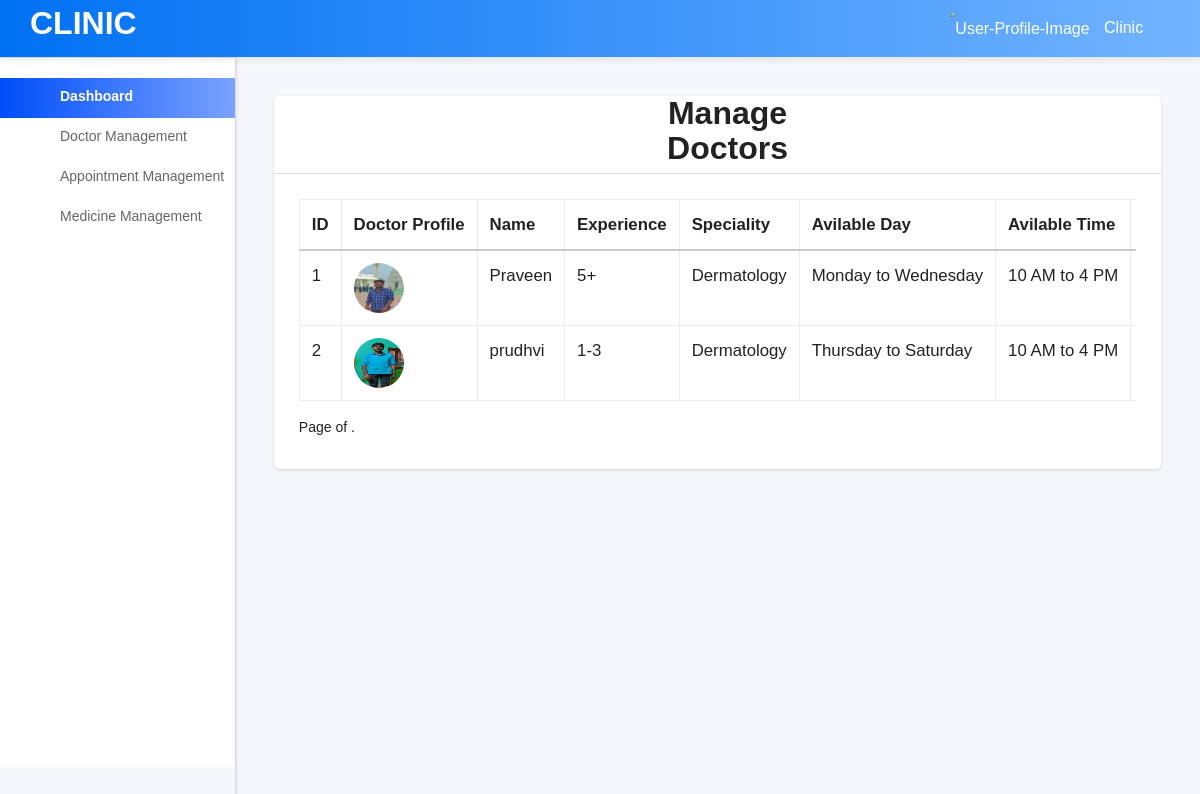
Screenshot of /clinic-managedoctor with the database file from the repository.
### userapp/models.py (models this page shows)
class Doctors(models.Model):
    doctor_id = models.AutoField(primary_key=True)
    full_name = models.CharField(max_length=100)
    experience = models.CharField(max_length=10)
    speciality = models.CharField(max_length=50)
    day_available = models.CharField(max_length=50)
    timings_available = models.CharField(max_length=50)
    doctor_status=models.CharField(help_text='doctor_status',max_length=50,null=True,default='pending')
    consultation_fee = models.DecimalField(max_digits=10, decimal_places=2)
    doctor_image = models.ImageField(upload_to='doctor/images')
    date = models.DateField(auto_now_add=True)
    class Meta:
        db_table = 'doctors_details'

### userapp/views.py (the view)
# urls.py: path('clinic-managedoctor',user_views.clinic_managedoctor,name='clinic_managedoctor'),
def clinic_managedoctor(request):
    doctors = Doctors.objects.all()
    return render(request,'user/clinic-managedoctor.html', {'doctors': doctors})

### assets/templates/user/clinic-managedoctor.html (shortened to what this page needs)
{% load static %}
<!DOCTYPE html>
<html lang="en">
<head>
    <link rel="stylesheet" type="text/css" href="{% static 'user/css/bootstrap/css/bootstrap.min.css' %}">
    <link rel="stylesheet" type="text/css" href="{% static 'user/icon/themify-icons/themify-icons.css' %}">
    <link rel="stylesheet" type="text/css" href="{% static 'user/icon/font-awesome/css/font-awesome.min.css' %}">
    <link rel="stylesheet" type="text/css" href="{% static 'user/icon/icofont/css/icofont.css' %}">
    <link rel="stylesheet" type="text/css" href="{% static 'user/css/style.css' %}">
    <link rel="stylesheet" type="text/css" href="{% static 'user/css/jquery.mCustomScrollbar.css' %}">
</head>
<body>
    <div id="pcoded" class="pcoded">
        <div class="pcoded-container navbar-wrapper">
    <nav class="navbar header-navbar pcoded-header">
        <div class="navbar-wrapper">
            <div class="navbar-logo">
                <a href="admindashboard.html">
                    <h2 style="margin-left: 20px;">
                        Clinic
                    </h2>
                </a>
            </div>
            <div class="navbar-container container-fluid">
                <ul class="nav-right">
                    <li class="user-profile header-notification">
                        <a href="#!">
                            <img src="assets/images/avatar-4.jpg" class="img-radius" alt="User-Profile-Image">
                            <span>Clinic</span>
                            <i class="ti-angle-down"></i>
                        </a>
                    </li>
                </ul>
            </div>
        </div>
    </nav>
    <div class="pcoded-main-container">
        <div class="pcoded-wrapper">
        <nav class="pcoded-navbar">
            <div class="pcoded-inner-navbar main-menu">
                <div class="pcoded-navigatio-lavel" data-i18n="nav.category.navigation"></div>
                <ul class="pcoded-item pcoded-left-item">
                    <li class="active">
                        <a href="{% url 'clinic_dashboard' %}">
                            <span class="pcoded-micon"><i class="ti-home"></i><b>D</b></span>
                            <span class="pcoded-mtext" data-i18n="nav.dash.main">Dashboard</span>
                        </a>
                    </li>
                    <li class="pcoded-hasmenu">
                        <a href="javascript:void(0)">
                            <span class="pcoded-micon"><i class="ti-layout-grid2-alt"></i></span>
                            <span class="pcoded-mtext" data-i18n="nav.basic-components.main">Doctor
                                Management</span>
                        </a>
                    </li>
                    <li class="pcoded-hasmenu">
                        <a href="javascript:void(0)">
                            <span class="pcoded-micon"><i class="ti-direction-alt"></i></span>
                            <span class="pcoded-mtext" data-i18n="nav.basic-components.main">Appointment
                                Management</span>
                        </a>
                    </li>
                    <li class="pcoded-hasmenu">
                        <a href="javascript:void(0)">
                            <span class="pcoded-micon"><i class="ti-layers"></i></span>
                            <span class="pcoded-mtext" data-i18n="nav.basic-components.main">Medicine
                                Management</span>
                        </a>
                    </li>
                </ul>
            </div>
        </nav>
        <div class="pcoded-content">
            <div class="pcoded-inner-content">
                <div class="main-body">
                    <div class="page-wrapper">
                        <div class="page-body">
                            <div class="row">
                                <div class="col-sm-12">
                                    <div class="card tabs-card">
                                        <div class="card-block p-0">
                                            <ul class="nav nav-tabs md-tabs justify-content-center"
                                                role="tablist">
                                                <li class="nav-item">
                                                    <a href="admindashboard.html">
                                                        <h2 style="margin-left: 20px;">
                                                            Manage Doctors
                                                        </h2>
                                                    </a>
                                                </li>
                                            </ul>
                                            <div class="tab-content card-block">
                                                <div class="tab-pane active" id="home3" role="tabpanel">
                                                    <div class="table-responsive">
                                                        <table class="table table-bordered">
                                                            <thead>
                                                                <tr>
                                                                    <th class="text-middle"
                                                                        style="font-size: larger;">ID</th>
                                                                    <th class="text-middle"
                                                                        style="font-size: larger;">Doctor
                                                                        Profile</th>
                                                                    <th class="text-middle"
                                                                        style="font-size: larger;">Name</th>
                                                                    <th class="text-middle"
                                                                        style="font-size: larger;">
                                                                        Experience</th>
                                                                    <th class="text-middle"
                                                                        style="font-size: larger;">
                                                                        Speciality</th>
                                                                    <th class="text-middle"
                                                                        style="font-size: larger;">Avilable
                                                                        Day</th>
                                                                    <th class="text-middle"
                                                                        style="font-size: larger;">Avilable
                                                                        Time</th>
                                                                    <th class="text-middle"
                                                                        style="font-size: larger;">Status
                                                                    </th>
                                                                </tr>
                                                            </thead>
                                                            <tbody>
                                                                {% for doctor in doctors %}
                                                                <tr>
                                                                    <td class="text-middle"
                                                                        style="font-size: larger;">{{ doctor.doctor_id }}</td>
                                                                    <td class="text-middle"
                                                                        style="font-size: larger;"><img
                                                                            width="50" height="50"
                                                                            class="rounded-circle"
                                                                            src="media/{{doctor.doctor_image}}"
                                                                            alt="" /></td>
                                                                    <td class="text-middle"
                                                                        style="font-size: larger;">{{doctor.full_name }}</td>
                                                                    <td class="text-middle"
                                                                        style="font-size: larger;">{{doctor.experience }}</td>
                                                                    <td class="text-middle"
                                                                        style="font-size: larger;">{{doctor.speciality }}</td>
                                                                    <td class="text-middle"
                                                                        style="font-size: larger;">{{doctor.day_available}}</td>
                                                                    <td class="text-middle"
                                                                        style="font-size: larger;">{{doctor.timings_available}}</td>
                                                                    <td id='status' class="">
                                                                    </td>
                                                                </tr>
                                                                {% endfor %}
                                                            </tbody>
                                                        </table>
                                                        <nav aria-label="Page navigation example ">
                                                            Page {{ user.number }} of {{ user.paginator.num_pages }}.
                                                          </nav>
                                                    </div>
                                                </div>
                                            </div>
                                        </div>
                                    </div>
                                </div>
                            </div>
                        </div>
                    </div>
                </div>
            </div>
        </div>
</body>
</html>

### rows the page displays
Doctors: doctor_id "1", doctor_image (picture), full_name "Praveen", experience "5+", speciality "Dermatology", day_available "Monday to Wednesday", timings_available "10 AM to 4 PM"
Doctors: doctor_id "2", doctor_image (picture), full_name "prudhvi", experience "1-3", speciality "Dermatology", day_available "Thursday to Saturday", timings_available "10 AM to 4 PM"
